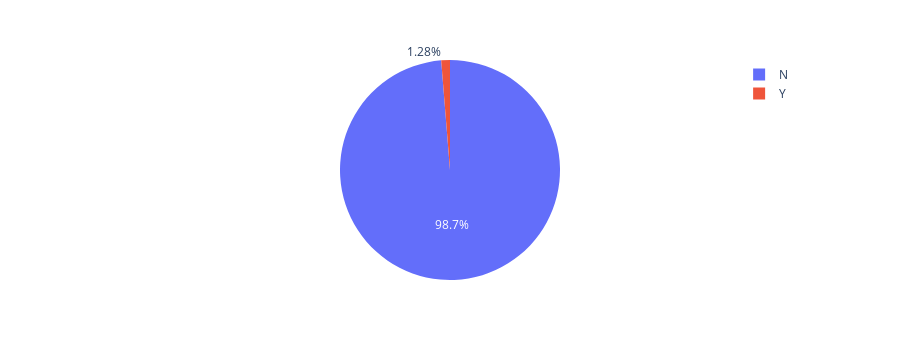

The code cell stored with this chart in its notebook:
### Markdown cell above
#### 42) In Ipl 1062 matches are of 20 overs out of 1095 matches , In 30 matches overs get cut due to rain or some other reasons and 3 match are of 0 overs means match get cancelled.

### Code cell
px.pie(ipl_df,"super_over")

### Figure 1 — Plotly figure (JSON) as saved in the notebook; plotly's stock layout.template omitted (floating-point values rounded to 4 significant figures; data arrays with more than 128 entries replaced by an {"elided": "..."} marker saying what was removed)
{"data": [{"domain": {"x": [0, 1], "y": [0, 1]}, "hovertemplate": "super_over=%{label}<extra></extra>", "labels": {"elided": "1095 str values"}, "legendgroup": "", "name": "", "showlegend": true, "type": "pie"}], "layout": {"autosize": true, "height": 360, "legend": {"tracegroupgap": 0}, "margin": {"t": 60}}}
